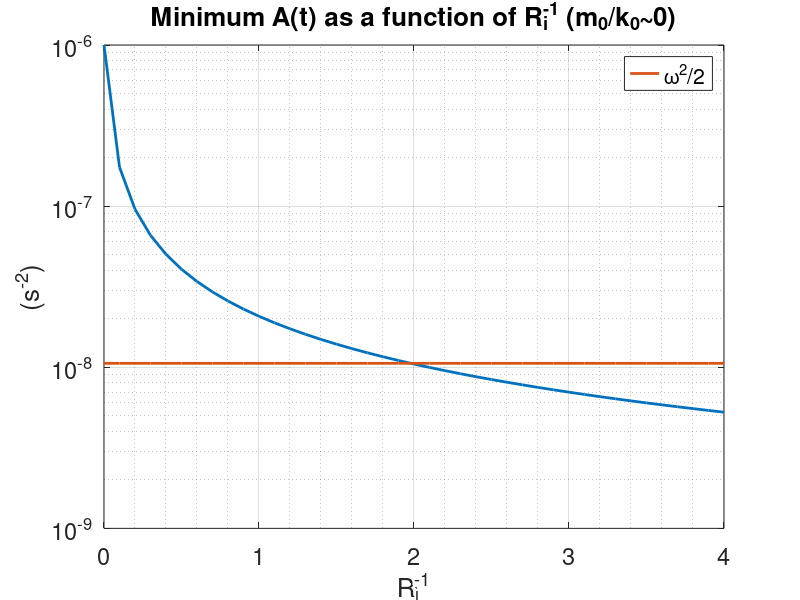

This chart was generated by the following MATLAB code:

clear;close all;

omega = 2*pi/43200;
N = 1e-3;

inverseRi = 0:0.1:4;

A = N^2./(1+N^2/omega^2*inverseRi);

plot(inverseRi,A,'LineWidth',2)
hold on;
l2 =plot(inverseRi,omega^2/2*ones(1,length(inverseRi)),'LineWidth',2);
set(gca,'YScale','log')
grid on;
grid minor;
set(gca,'Fontsize',17)
title('Minimum A(t) as a function of R_i^{-1} (m_0/k_0~0)')
xlabel('R_i^{-1}')
ylabel('(s^{-2})')
legend(l2,'\omega^2/2')
